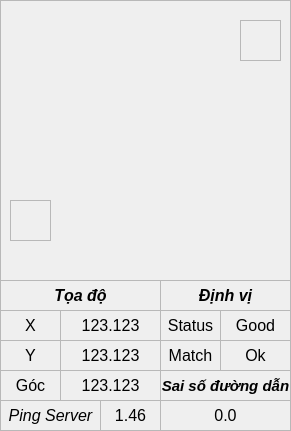
   <widget class="QFrame" name="fr_infoAGV">
    <property name="enabled">
     <bool>true</bool>
    </property>
    <property name="geometry">
     <rect>
      <x>160</x>
      <y>60</y>
      <width>291</width>
      <height>431</height>
     </rect>
    </property>
    <property name="autoFillBackground">
     <bool>true</bool>
    </property>
    <property name="frameShape">
     <enum>QFrame::StyledPanel</enum>
    </property>
    <property name="frameShadow">
     <enum>QFrame::Raised</enum>
    </property>
    <widget class="QLabel" name="lb_agv">
     <property name="geometry">
      <rect>
       <x>50</x>
       <y>50</y>
       <width>201</width>
       <height>181</height>
      </rect>
     </property>
     <property name="autoFillBackground">
      <bool>false</bool>
     </property>
     <property name="frameShape">
      <enum>QFrame::NoFrame</enum>
     </property>
     <property name="lineWidth">
      <number>1</number>
     </property>
     <property name="midLineWidth">
      <number>0</number>
     </property>
     <property name="text">
      <string/>
     </property>
     <property name="pixmap">
      <pixmap>keo-small.png</pixmap>
     </property>
     <property name="scaledContents">
      <bool>true</bool>
     </property>
     <property name="wordWrap">
      <bool>false</bool>
     </property>
     <property name="openExternalLinks">
      <bool>false</bool>
     </property>
    </widget>
    <widget class="QLabel" name="lbc_safety1">
     <property name="geometry">
      <rect>
       <x>10</x>
       <y>200</y>
       <width>41</width>
       <height>41</height>
      </rect>
     </property>
     <property name="autoFillBackground">
      <bool>true</bool>
     </property>
     <property name="frameShape">
      <enum>QFrame::StyledPanel</enum>
     </property>
     <property name="lineWidth">
      <number>1</number>
     </property>
     <property name="midLineWidth">
      <number>0</number>
     </property>
     <property name="text">
      <string/>
     </property>
     <property name="scaledContents">
      <bool>false</bool>
     </property>
     <property name="wordWrap">
      <bool>false</bool>
     </property>
     <property name="openExternalLinks">
      <bool>false</bool>
     </property>
    </widget>
    <widget class="QLabel" name="lbc_safety2">
     <property name="geometry">
      <rect>
       <x>240</x>
       <y>20</y>
       <width>41</width>
       <height>41</height>
      </rect>
     </property>
     <property name="autoFillBackground">
      <bool>true</bool>
     </property>
     <property name="frameShape">
      <enum>QFrame::StyledPanel</enum>
     </property>
     <property name="lineWidth">
      <number>1</number>
     </property>
     <property name="midLineWidth">
      <number>0</number>
     </property>
     <property name="text">
      <string/>
     </property>
     <property name="scaledContents">
      <bool>false</bool>
     </property>
     <property name="wordWrap">
      <bool>false</bool>
     </property>
     <property name="openExternalLinks">
      <bool>false</bool>
     </property>
    </widget>
    <widget class="QLabel" name="lbv_pingServer">
     <property name="geometry">
      <rect>
       <x>100</x>
       <y>400</y>
       <width>61</width>
       <height>31</height>
      </rect>
     </property>
     <property name="font">
      <font>
       <pointsize>12</pointsize>
      </font>
     </property>
     <property name="autoFillBackground">
      <bool>false</bool>
     </property>
     <property name="frameShape">
      <enum>QFrame::StyledPanel</enum>
     </property>
     <property name="lineWidth">
      <number>1</number>
     </property>
     <property name="midLineWidth">
      <number>0</number>
     </property>
     <property name="text">
      <string>1.46</string>
     </property>
     <property name="scaledContents">
      <bool>false</bool>
     </property>
     <property name="alignment">
      <set>Qt::AlignCenter</set>
     </property>
     <property name="wordWrap">
      <bool>false</bool>
     </property>
     <property name="openExternalLinks">
      <bool>false</bool>
     </property>
    </widget>
    <widget class="QLabel" name="lb_coordinates_x">
     <property name="geometry">
      <rect>
       <x>0</x>
       <y>310</y>
       <width>61</width>
       <height>31</height>
      </rect>
     </property>
     <property name="font">
      <font>
       <pointsize>12</pointsize>
      </font>
     </property>
     <property name="autoFillBackground">
      <bool>false</bool>
     </property>
     <property name="frameShape">
      <enum>QFrame::StyledPanel</enum>
     </property>
     <property name="lineWidth">
      <number>1</number>
     </property>
     <property name="midLineWidth">
      <number>0</number>
     </property>
     <property name="text">
      <string>X</string>
     </property>
     <property name="scaledContents">
      <bool>false</bool>
     </property>
     <property name="alignment">
      <set>Qt::AlignCenter</set>
     </property>
     <property name="wordWrap">
      <bool>false</bool>
     </property>
     <property name="openExternalLinks">
      <bool>false</bool>
     </property>
    </widget>
    <widget class="QLabel" name="lb_coordinates_agv">
     <property name="geometry">
      <rect>
       <x>0</x>
       <y>280</y>
       <width>161</width>
       <height>31</height>
      </rect>
     </property>
     <property name="font">
      <font>
       <pointsize>12</pointsize>
       <weight>75</weight>
       <italic>true</italic>
       <bold>true</bold>
      </font>
     </property>
     <property name="autoFillBackground">
      <bool>false</bool>
     </property>
     <property name="frameShape">
      <enum>QFrame::StyledPanel</enum>
     </property>
     <property name="lineWidth">
      <number>1</number>
     </property>
     <property name="midLineWidth">
      <number>0</number>
     </property>
     <property name="text">
      <string>Tọa độ</string>
     </property>
     <property name="scaledContents">
      <bool>false</bool>
     </property>
     <property name="alignment">
      <set>Qt::AlignCenter</set>
     </property>
     <property name="wordWrap">
      <bool>false</bool>
     </property>
     <property name="openExternalLinks">
      <bool>false</bool>
     </property>
    </widget>
    <widget class="QLabel" name="lbv_coordinates_x">
     <property name="geometry">
      <rect>
       <x>60</x>
       <y>310</y>
       <width>101</width>
       <height>31</height>
      </rect>
     </property>
     <property name="font">
      <font>
       <pointsize>12</pointsize>
      </font>
     </property>
     <property name="autoFillBackground">
      <bool>false</bool>
     </property>
     <property name="frameShape">
      <enum>QFrame::StyledPanel</enum>
     </property>
     <property name="lineWidth">
      <number>1</number>
     </property>
     <property name="midLineWidth">
      <number>0</number>
     </property>
     <property name="text">
      <string>123.123</string>
     </property>
     <property name="scaledContents">
      <bool>false</bool>
     </property>
     <property name="alignment">
      <set>Qt::AlignCenter</set>
     </property>
     <property name="wordWrap">
      <bool>false</bool>
     </property>
     <property name="openExternalLinks">
      <bool>false</bool>
     </property>
    </widget>
    <widget class="QLabel" name="lbv_coordinates_y">
     <property name="geometry">
      <rect>
       <x>60</x>
       <y>340</y>
       <width>101</width>
       <height>31</height>
      </rect>
     </property>
     <property name="font">
      <font>
       <pointsize>12</pointsize>
      </font>
     </property>
     <property name="autoFillBackground">
      <bool>false</bool>
     </property>
     <property name="frameShape">
      <enum>QFrame::StyledPanel</enum>
     </property>
     <property name="lineWidth">
      <number>1</number>
     </property>
     <property name="midLineWidth">
      <number>0</number>
     </property>
     <property name="text">
      <string>123.123</string>
     </property>
     <property name="scaledContents">
      <bool>false</bool>
     </property>
     <property name="alignment">
      <set>Qt::AlignCenter</set>
     </property>
     <property name="wordWrap">
      <bool>false</bool>
     </property>
     <property name="openExternalLinks">
      <bool>false</bool>
     </property>
    </widget>
    <widget class="QLabel" name="lb_pingServer">
     <property name="geometry">
      <rect>
       <x>0</x>
       <y>400</y>
       <width>101</width>
       <height>31</height>
      </rect>
     </property>
     <property name="font">
      <font>
       <pointsize>12</pointsize>
       <weight>50</weight>
       <italic>true</italic>
       <bold>false</bold>
      </font>
     </property>
     <property name="autoFillBackground">
      <bool>false</bool>
     </property>
     <property name="frameShape">
      <enum>QFrame::StyledPanel</enum>
     </property>
     <property name="lineWidth">
      <number>1</number>
     </property>
     <property name="midLineWidth">
      <number>0</number>
     </property>
     <property name="text">
      <string>Ping Server</string>
     </property>
     <property name="scaledContents">
      <bool>false</bool>
     </property>
     <property name="alignment">
      <set>Qt::AlignCenter</set>
     </property>
     <property name="wordWrap">
      <bool>false</bool>
     </property>
     <property name="openExternalLinks">
      <bool>false</bool>
     </property>
    </widget>
    <widget class="QLabel" name="lb_coordinates_r">
     <property name="geometry">
      <rect>
       <x>0</x>
       <y>370</y>
       <width>61</width>
       <height>31</height>
      </rect>
     </property>
     <property name="font">
      <font>
       <pointsize>12</pointsize>
      </font>
     </property>
     <property name="autoFillBackground">
      <bool>false</bool>
     </property>
     <property name="frameShape">
      <enum>QFrame::StyledPanel</enum>
     </property>
     <property name="lineWidth">
      <number>1</number>
     </property>
     <property name="midLineWidth">
      <number>0</number>
     </property>
     <property name="text">
      <string>Góc</string>
     </property>
     <property name="scaledContents">
      <bool>false</bool>
     </property>
     <property name="alignment">
      <set>Qt::AlignCenter</set>
     </property>
     <property name="wordWrap">
      <bool>false</bool>
     </property>
     <property name="openExternalLinks">
      <bool>false</bool>
     </property>
    </widget>
    <widget class="QLabel" name="lbv_coordinates_r">
     <property name="geometry">
      <rect>
       <x>60</x>
       <y>370</y>
       <width>101</width>
       <height>31</height>
      </rect>
     </property>
     <property name="font">
      <font>
       <pointsize>12</pointsize>
      </font>
     </property>
     <property name="autoFillBackground">
      <bool>false</bool>
     </property>
     <property name="frameShape">
      <enum>QFrame::StyledPanel</enum>
     </property>
     <property name="lineWidth">
      <number>1</number>
     </property>
     <property name="midLineWidth">
      <number>0</number>
     </property>
     <property name="text">
      <string>123.123</string>
     </property>
     <property name="scaledContents">
      <bool>false</bool>
     </property>
     <property name="alignment">
      <set>Qt::AlignCenter</set>
     </property>
     <property name="wordWrap">
      <bool>false</bool>
     </property>
     <property name="openExternalLinks">
      <bool>false</bool>
     </property>
    </widget>
    <widget class="QLabel" name="lb_coordinates_y">
     <property name="geometry">
      <rect>
       <x>0</x>
       <y>340</y>
       <width>61</width>
       <height>31</height>
      </rect>
     </property>
     <property name="font">
      <font>
       <pointsize>12</pointsize>
      </font>
     </property>
     <property name="autoFillBackground">
      <bool>false</bool>
     </property>
     <property name="frameShape">
      <enum>QFrame::StyledPanel</enum>
     </property>
     <property name="lineWidth">
      <number>1</number>
     </property>
     <property name="midLineWidth">
      <number>0</number>
     </property>
     <property name="text">
      <string>Y</string>
     </property>
     <property name="scaledContents">
      <bool>false</bool>
     </property>
     <property name="alignment">
      <set>Qt::AlignCenter</set>
     </property>
     <property name="wordWrap">
      <bool>false</bool>
     </property>
     <property name="openExternalLinks">
      <bool>false</bool>
     </property>
    </widget>
    <widget class="QLabel" name="lbv_map_match">
     <property name="geometry">
      <rect>
       <x>220</x>
       <y>340</y>
       <width>71</width>
       <height>31</height>
      </rect>
     </property>
     <property name="font">
      <font>
       <pointsize>12</pointsize>
      </font>
     </property>
     <property name="autoFillBackground">
      <bool>false</bool>
     </property>
     <property name="frameShape">
      <enum>QFrame::StyledPanel</enum>
     </property>
     <property name="lineWidth">
      <number>1</number>
     </property>
     <property name="midLineWidth">
      <number>0</number>
     </property>
     <property name="text">
      <string>Ok</string>
     </property>
     <property name="scaledContents">
      <bool>false</bool>
     </property>
     <property name="alignment">
      <set>Qt::AlignCenter</set>
     </property>
     <property name="wordWrap">
      <bool>false</bool>
     </property>
     <property name="openExternalLinks">
      <bool>false</bool>
     </property>
    </widget>
    <widget class="QLabel" name="lb_localization">
     <property name="geometry">
      <rect>
       <x>160</x>
       <y>280</y>
       <width>131</width>
       <height>31</height>
      </rect>
     </property>
     <property name="font">
      <font>
       <pointsize>12</pointsize>
       <weight>75</weight>
       <italic>true</italic>
       <bold>true</bold>
      </font>
     </property>
     <property name="autoFillBackground">
      <bool>false</bool>
     </property>
     <property name="frameShape">
      <enum>QFrame::StyledPanel</enum>
     </property>
     <property name="lineWidth">
      <number>1</number>
     </property>
     <property name="midLineWidth">
      <number>0</number>
     </property>
     <property name="text">
      <string>Định vị</string>
     </property>
     <property name="scaledContents">
      <bool>false</bool>
     </property>
     <property name="alignment">
      <set>Qt::AlignCenter</set>
     </property>
     <property name="wordWrap">
      <bool>false</bool>
     </property>
     <property name="openExternalLinks">
      <bool>false</bool>
     </property>
    </widget>
    <widget class="QLabel" name="lb_status_lidarLoc">
     <property name="geometry">
      <rect>
       <x>160</x>
       <y>310</y>
       <width>61</width>
       <height>31</height>
      </rect>
     </property>
     <property name="font">
      <font>
       <pointsize>12</pointsize>
      </font>
     </property>
     <property name="autoFillBackground">
      <bool>false</bool>
     </property>
     <property name="frameShape">
      <enum>QFrame::StyledPanel</enum>
     </property>
     <property name="lineWidth">
      <number>1</number>
     </property>
     <property name="midLineWidth">
      <number>0</number>
     </property>
     <property name="text">
      <string>Status</string>
     </property>
     <property name="scaledContents">
      <bool>false</bool>
     </property>
     <property name="alignment">
      <set>Qt::AlignCenter</set>
     </property>
     <property name="wordWrap">
      <bool>false</bool>
     </property>
     <property name="openExternalLinks">
      <bool>false</bool>
     </property>
    </widget>
    <widget class="QLabel" name="lbv_status_lidarLoc">
     <property name="geometry">
      <rect>
       <x>220</x>
       <y>310</y>
       <width>71</width>
       <height>31</height>
      </rect>
     </property>
     <property name="font">
      <font>
       <pointsize>12</pointsize>
      </font>
     </property>
     <property name="autoFillBackground">
      <bool>false</bool>
     </property>
     <property name="frameShape">
      <enum>QFrame::StyledPanel</enum>
     </property>
     <property name="lineWidth">
      <number>1</number>
     </property>
     <property name="midLineWidth">
      <number>0</number>
     </property>
     <property name="text">
      <string>Good</string>
     </property>
     <property name="scaledContents">
      <bool>false</bool>
     </property>
     <property name="alignment">
      <set>Qt::AlignCenter</set>
     </property>
     <property name="wordWrap">
      <bool>false</bool>
     </property>
     <property name="openExternalLinks">
      <bool>false</bool>
     </property>
    </widget>
    <widget class="QLabel" name="lb_mapping">
     <property name="geometry">
      <rect>
       <x>160</x>
       <y>340</y>
       <width>61</width>
       <height>31</height>
      </rect>
     </property>
     <property name="font">
      <font>
       <pointsize>12</pointsize>
      </font>
     </property>
     <property name="autoFillBackground">
      <bool>false</bool>
     </property>
     <property name="frameShape">
      <enum>QFrame::StyledPanel</enum>
     </property>
     <property name="lineWidth">
      <number>1</number>
     </property>
     <property name="midLineWidth">
      <number>0</number>
     </property>
     <property name="text">
      <string>Match</string>
     </property>
     <property name="scaledContents">
      <bool>false</bool>
     </property>
     <property name="alignment">
      <set>Qt::AlignCenter</set>
     </property>
     <property name="wordWrap">
      <bool>false</bool>
     </property>
     <property name="openExternalLinks">
      <bool>false</bool>
     </property>
    </widget>
    <widget class="QLabel" name="lb_errorPath">
     <property name="geometry">
      <rect>
       <x>160</x>
       <y>370</y>
       <width>131</width>
       <height>31</height>
      </rect>
     </property>
     <property name="font">
      <font>
       <pointsize>11</pointsize>
       <weight>75</weight>
       <italic>true</italic>
       <bold>true</bold>
      </font>
     </property>
     <property name="autoFillBackground">
      <bool>false</bool>
     </property>
     <property name="frameShape">
      <enum>QFrame::StyledPanel</enum>
     </property>
     <property name="lineWidth">
      <number>1</number>
     </property>
     <property name="midLineWidth">
      <number>0</number>
     </property>
     <property name="text">
      <string>Sai số đường dẫn</string>
     </property>
     <property name="scaledContents">
      <bool>false</bool>
     </property>
     <property name="alignment">
      <set>Qt::AlignCenter</set>
     </property>
     <property name="wordWrap">
      <bool>false</bool>
     </property>
     <property name="openExternalLinks">
      <bool>false</bool>
     </property>
    </widget>
    <widget class="QLabel" name="lbv_errorPath">
     <property name="geometry">
      <rect>
       <x>160</x>
       <y>400</y>
       <width>131</width>
       <height>31</height>
      </rect>
     </property>
     <property name="font">
      <font>
       <pointsize>12</pointsize>
      </font>
     </property>
     <property name="autoFillBackground">
      <bool>false</bool>
     </property>
     <property name="frameShape">
      <enum>QFrame::StyledPanel</enum>
     </property>
     <property name="lineWidth">
      <number>1</number>
     </property>
     <property name="midLineWidth">
      <number>0</number>
     </property>
     <property name="text">
      <string>0.0</string>
     </property>
     <property name="scaledContents">
      <bool>false</bool>
     </property>
     <property name="alignment">
      <set>Qt::AlignCenter</set>
     </property>
     <property name="wordWrap">
      <bool>false</bool>
     </property>
     <property name="openExternalLinks">
      <bool>false</bool>
     </property>
    </widget>
   </widget>
